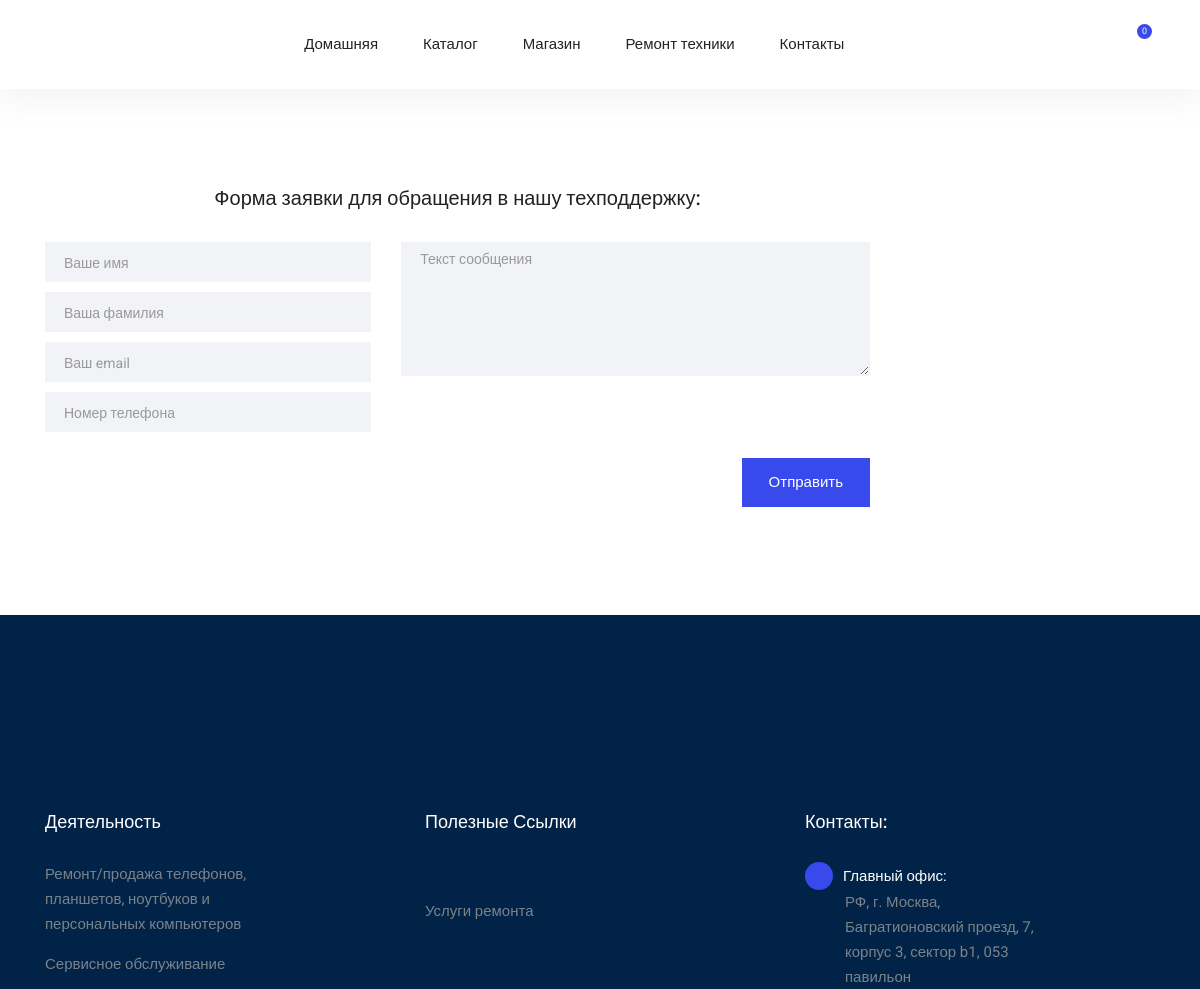
Before: /contacts/ (upper part) with the older database file.
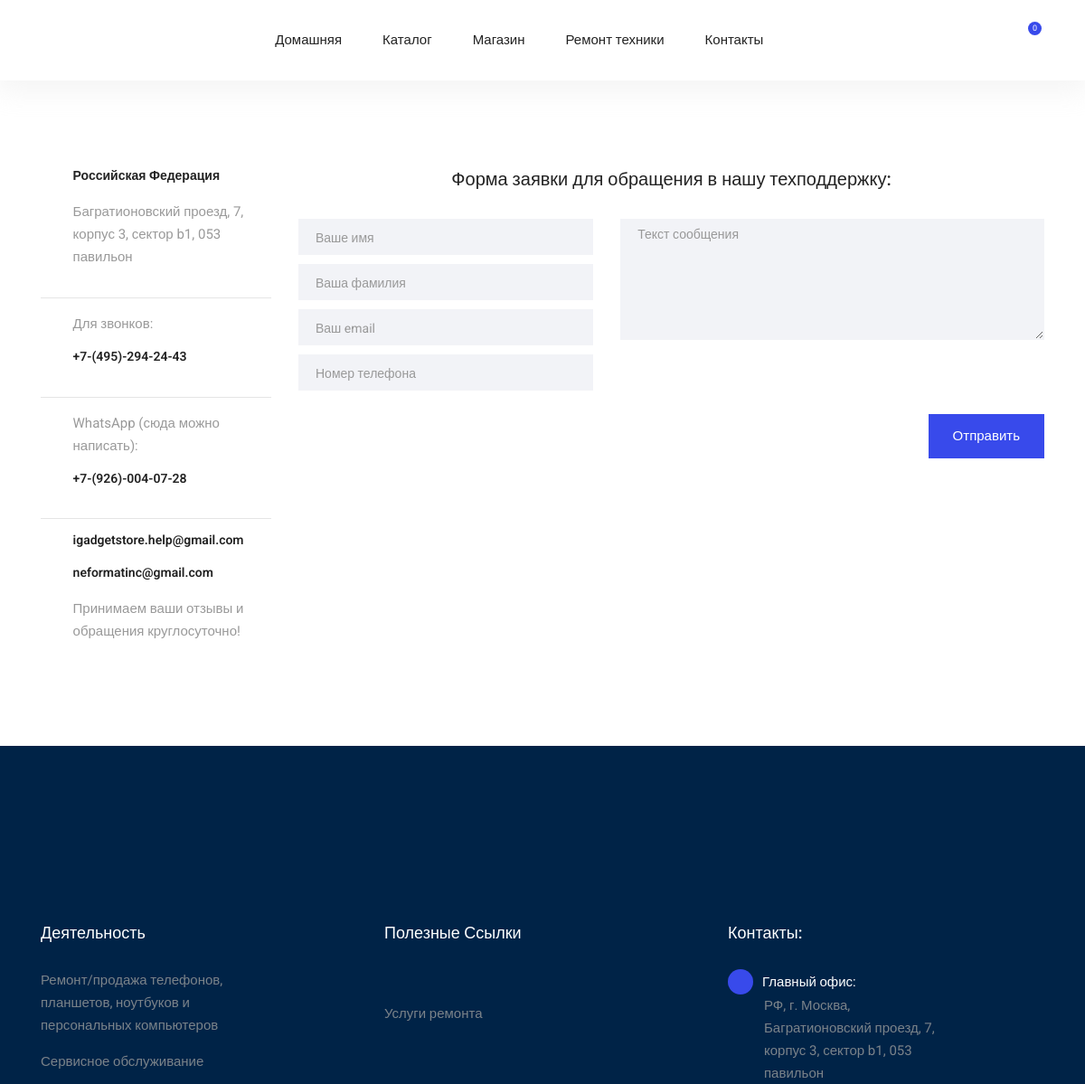
After: the same page with the newer database file.
### contacts/models.py (models this page shows, shortened)
class Contact(models.Model):
    name = models.CharField(max_length=512, db_index=True, verbose_name='Название магазина')
    phone_1 = models.CharField(max_length=50, default=None, verbose_name='Номер телефона 1')
    phone_2 = models.CharField(max_length=50, default=None, blank=True, verbose_name='Номер телефона 2')
    email_1 = models.EmailField(max_length=50, verbose_name='Е-мейл 1')
    email_2 = models.EmailField(max_length=50, blank=True, verbose_name='Е-мейл 2')
    address_1 = models.CharField(max_length=256, verbose_name='Адрес 1')
    address_2 = models.CharField(max_length=256, blank=True, verbose_name='Адрес 2')
    is_active = models.BooleanField(default=True, verbose_name='Актуальность')
    created = models.DateField(blank=True, null=True, default=timezone.now, verbose_name='Дата создания записи')
    updated = models.DateField(blank=True, null=True, default=timezone.now, verbose_name='Дата ред-ия записи')
    class Meta:
        verbose_name = 'Контакты'
        verbose_name_plural = 'Контакты'

### contacts/views.py (the view)
# urls.py: path('', views.contact, name='contact'),
def contact(request):
    category = None
    categories = ProductCategory.objects.all()
    contacts = Contact.objects.filter(is_active=True)
    if request.method == 'POST':
        form = ContactCreateForm(request.POST)
        if form.is_valid():
            order = form.save()
            return render(request, 'contacts/contact_created.html', {'category': category,
                                                                     'categories': categories,
                                                                     'order': order,
                                                                     'contacts': contacts,
                                                                     })
    else:
        form = ContactCreateForm()
    return render(request, 'contacts/contacts.html', {'categories': categories,
                                                      'category': category,
                                                      'form': form,
                                                      'contacts': contacts,
                                                      })

### contacts/forms.py
class ContactCreateForm(forms.ModelForm):
    first_name = forms.CharField(required=True)
    last_name = forms.CharField(required=True)
    email = forms.EmailField(required=True)
    phone = forms.CharField(required=True)
    description = forms.CharField(required=True)
    class Meta:
        model = Order
        fields = ['first_name', 'last_name', 'email', 'phone', 'description']
        exclude = ['created', 'updated']

### cart/cart.py (called while the page is built)
    def __len__(self):
        return sum(item['quantity'] for item in self.cart.values())

### cart/context_processors.py (called while the page is built)
def cart(request):
    return {'cart': Cart(request)}

### templates/contacts/contacts.html (shortened to what the changed rows need)
{% extends 'base.html' %}
{% load static %}
{% block content %}
<section class="section-margin--small">
    <div class="container">
        <div class="row">
            {% for c in contacts %}
                <div class="col-md-4 col-lg-3 mb-4 mb-md-0">
                    <div class="media contact-info">
                        <span class="contact-info__icon"><i class="ti-home"></i></span>
                        <div class="media-body">
                            <h3>Российская Федерация</h3>
                            <p>{{ c.address_1 }}</p>
                        </div>
                    </div>
                    <hr>
                    <div class="media contact-info">
                        <span class="contact-info__icon"><i class="ti-headphone"></i></span>
                        <div class="media-body">
                            <p>Для звонков:</p>
                            <h3>{{ c.phone_1 }}</h3>
                        </div>
                    </div>
                    <hr>
                    <div class="media contact-info">
                        <span class="contact-info__icon"><i class="fab fa-whatsapp"></i></span>
                        <div class="media-body">
                            <p>WhatsApp (сюда можно написать):</p>
                            <h3>{{ c.phone_2 }}</h3>
                        </div>
                    </div>
                    <hr>
                    <div class="media contact-info">
                        <span class="contact-info__icon"><i class="ti-email"></i></span>
                        <div class="media-body">
                            <h3>{{ c.email_1 }}</h3>
                            <h3>{{ c.email_2 }}</h3>
                            <p>Принимаем ваши отзывы и обращения круглосуточно!</p>
                        </div>
                    </div>
                </div>
            {% endfor %}
        </div>
    </div>
</section>
{% endblock %}

Changed rows visible on the page:
added Contact: address_1 "Багратионовский проезд, 7, корпус 3, сектор b1, 053 павильон", phone_1 "+7-(495)-294-24-43", phone_2 "+7-(926)-004-07-28", email_1 "igadgetstore.help@gmail.com", email_2 "neformatinc@gmail.com"
